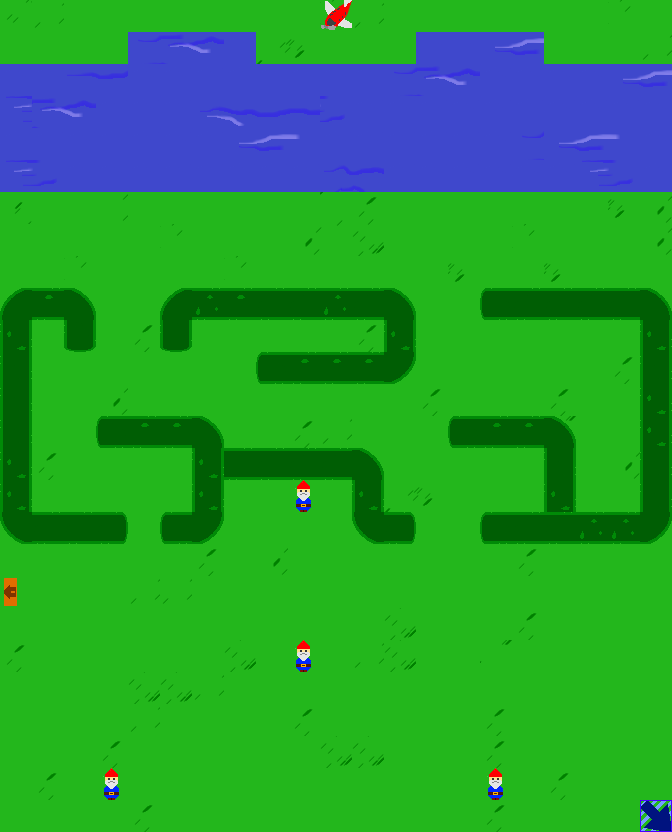

A level layout from a 2D game, rendered from its tile map. Below: a short description, then the map file with tile-grid data replaced by summaries:
An orthogonal 21x26 tile map with 32x32 px tiles, 6 tile layers (Base, OMJStart, StartEndTile, Maze lvl1, ...), 5 hidden layers not drawn, 17 tilesets.

<map version="1.0" orientation="orthogonal" renderorder="right-down" width="21" height="26" tilewidth="32" tileheight="32" nextobjectid="78">
 <tileset firstgid="1" name="grass" tilewidth="32" tileheight="32" tilecount="25" columns="5">
  <image source="grass.png" width="185" height="185" />
 </tileset>
 <tileset firstgid="26" name="water" tilewidth="32" tileheight="32" tilecount="25" columns="5">
  <image source="water.png" width="185" height="185" />
 </tileset>
 <tileset firstgid="51" name="hedge corners" tilewidth="32" tileheight="32" tilecount="4" columns="2">
  <image source="hedge corners.png" width="64" height="64" />
 </tileset>
 <tileset firstgid="55" name="hedge vert" tilewidth="32" tileheight="32" tilecount="4" columns="2">
  <image source="hvert.png" width="64" height="64" />
 </tileset>
 <tileset firstgid="59" name="hedge horoz" tilewidth="32" tileheight="32" tilecount="6" columns="2">
  <image source="hhoroz.png" width="64" height="96" />
 </tileset>
 <tileset firstgid="65" name="gnome" tilewidth="32" tileheight="32" tilecount="1" columns="1">
  <image source="gnome.png" width="32" height="32" />
 </tileset>
 <tileset firstgid="66" name="plane" tilewidth="32" tileheight="32" tilecount="1" columns="1">
  <image source="Plane.png" width="32" height="32" />
 </tileset>
 <tileset firstgid="67" name="OMJStartLocation" tilewidth="32" tileheight="32" tilecount="1" columns="1">
  <image source="WelcomeMat.png" width="32" height="32" />
 </tileset>
 <tileset firstgid="68" name="StartEndTile" tilewidth="32" tileheight="32" tilecount="1" columns="1">
  <image source="exitZone.png" width="32" height="32" />
 </tileset>
 <tileset firstgid="69" name="cat" tilewidth="32" tileheight="32" tilecount="1" columns="1">
  <image source="cats.png" width="32" height="32" />
 </tileset>
 <tileset firstgid="70" name="logs" tilewidth="32" tileheight="32" tilecount="4" columns="2">
  <image source="logs.png" width="64" height="64" />
 </tileset>
 <tileset firstgid="74" name="pdog" tilewidth="32" tileheight="32" tilecount="1" columns="1">
  <image source="pdog.png" width="32" height="32" />
 </tileset>
 <tileset firstgid="75" name="pdLogo" tilewidth="32" tileheight="32" tilecount="1" columns="1">
  <image source="pdLogo.png" width="32" height="32" />
 </tileset>
 <tileset firstgid="76" name="kid" tilewidth="32" tileheight="32" tilecount="1" columns="1">
  <image source="kid.png" width="32" height="32" />
 </tileset>
 <tileset firstgid="77" name="Old Man Jenkins" tilewidth="32" tileheight="32" tilecount="1" columns="1">
  <image source="OldManJenkins.png" width="32" height="32" />
 </tileset>
 <tileset firstgid="78" name="Scruffy" tilewidth="32" tileheight="32" tilecount="1" columns="1">
  <image source="Scruffy.png" width="32" height="33" />
 </tileset>
 <tileset firstgid="79" name="rb" tilewidth="32" tileheight="32" tilecount="1" columns="1">
  <image source="rb.png" width="32" height="32" />
 </tileset>
 <layer name="Base" width="21" height="26">
  <data>[546 cells, 546 non-empty, 31 distinct tile ids]</data>
 </layer>
 <layer name="WaterCollision" width="21" height="26" visible="0" opacity="0.71">
  <data>[546 cells, 92 non-empty, 1 distinct tile ids]</data>
 </layer>
 <layer name="OMJStart" width="21" height="26">
  <data>[546 cells, 1 non-empty, 1 distinct tile ids]</data>
 </layer>
 <layer name="StartEndTile" width="21" height="26">
  <data>[546 cells, 1 non-empty, 1 distinct tile ids]</data>
 </layer>
 <layer name="Maze lvl1" width="21" height="26">
  <data>[546 cells, 69 non-empty, 12 distinct tile ids]</data>
 </layer>
 <layer name="Gnomes lvl1" width="21" height="26">
  <data>[546 cells, 4 non-empty, 1 distinct tile ids]</data>
 </layer>
 <layer name="Plane" width="21" height="26">
  <data>[546 cells, 1 non-empty, 1 distinct tile ids]</data>
 </layer>
 <layer name="Maze lvl2" width="21" height="26" visible="0">
  <data>[546 cells, 104 non-empty, 11 distinct tile ids]</data>
 </layer>
 <layer name="Gnomes lvl2" width="21" height="26" visible="0">
  <data>[546 cells, 6 non-empty, 1 distinct tile ids]</data>
 </layer>
 <layer name="Maze lvl3" width="21" height="26" visible="0">
  <data>[546 cells, 116 non-empty, 13 distinct tile ids]</data>
 </layer>
 <layer name="Gnomes lvl3" width="21" height="26" visible="0">
  <data>[546 cells, 10 non-empty, 1 distinct tile ids]</data>
 </layer>
</map>